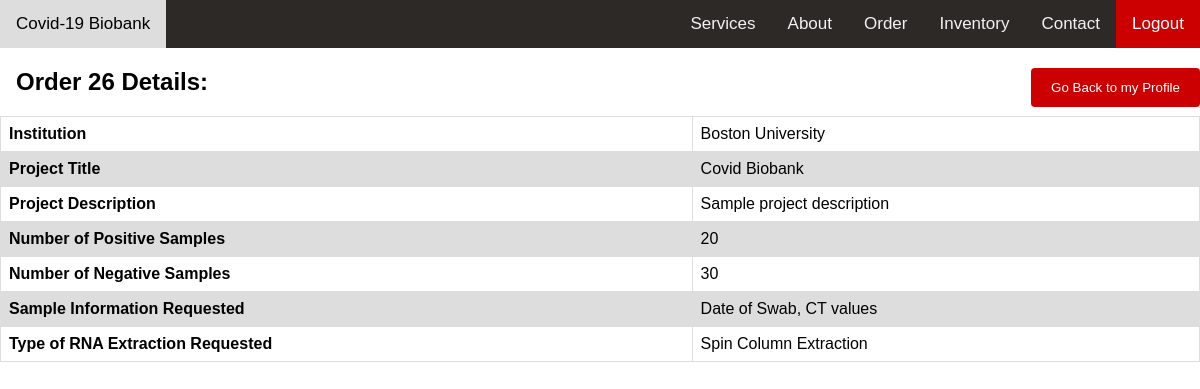
The page /orders/26 (signed in) on the database as committed earlier.
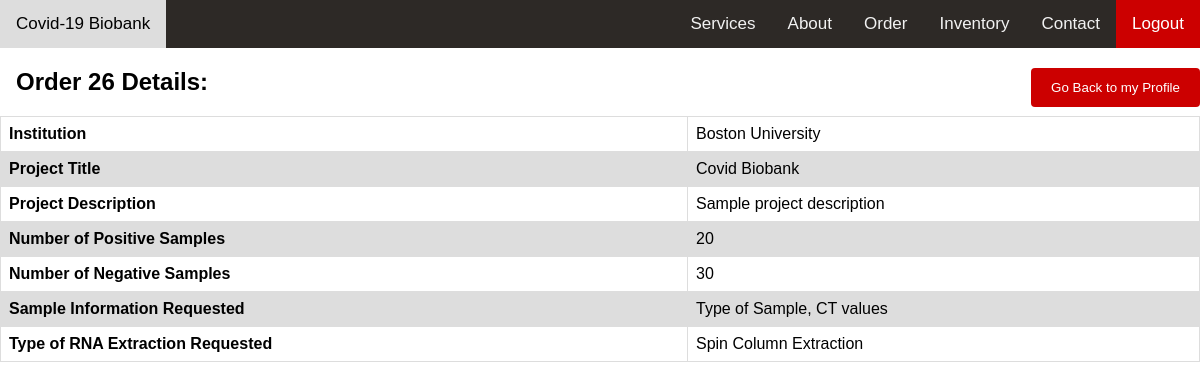
The same page on the database as committed later.
### project/models.py (models this page shows, shortened)
class Order(models.Model):
    researcher = models.ForeignKey(Researcher, on_delete=models.CASCADE, blank=True, null=True)
    institution = models.CharField(max_length=400)
    project_title = models.CharField(max_length=400)
    project_description = models.TextField()
    positive_samples = models.PositiveIntegerField()
    negative_samples = models.PositiveIntegerField()
    sample_information = models.TextField()
    RNA_extraction = models.TextField(blank=True)
    date_request = models.DateField(auto_now_add=True)

### project/views.py (the view)
# urls.py: path('orders/<int:pk>', OrderPageView.as_view(), name='orders'),
class OrderPageView(LoginRequiredMixin, DetailView):
    model = Order  # retrieve Quote objects from the database
    template_name = "project/view_order.html"
    context_object_name = "orders"
    login_url = "/login"

### project/templates/project/view_order.html (shortened to what this page needs)
{% extends 'project/base.html' %}
{% block content %}
<div>
    <a href="{% url 'personal' orders.researcher.pk%}"><button>Go Back to my Profile</button></a>
    <h2 style="padding-left:16px;">Order {{orders.pk}} Details:</h2>
</div>
<table>
    <tr>
        <td><b>Institution</b></td>
        <td>{{orders.institution}}</td>
    </tr>
    <tr>
        <td><b>Project Title</b></td>
        <td>{{orders.project_title}}</td>
    </tr>
    <tr>
        <td><b>Project Description</b></td>
        <td>{{orders.project_description}}</td>
    </tr>
    <tr>
        <td><b>Number of Positive Samples</b></td>
        <td>{{orders.positive_samples}}</td>
    </tr>
    <tr>
        <td><b>Number of Negative Samples</b></td>
        <td>{{orders.negative_samples}}</td>
    </tr>
    <tr>
        <td><b>Sample Information Requested</b></td>
        <td>{{orders.sample_information | cut:"[" | cut:"]" | cut:"'" }}</td>
    </tr>
    <tr>
        <td><b>Type of RNA Extraction Requested</b></th>
        <td>{{orders.RNA_extraction}}</td>
    </tr>
</table>
{% endblock %}

Rows that differ between the two databases and show on the page:
changed Order "Boston University": sample_information "Date of Swab, CT values" → "Type of Sample, CT values"
